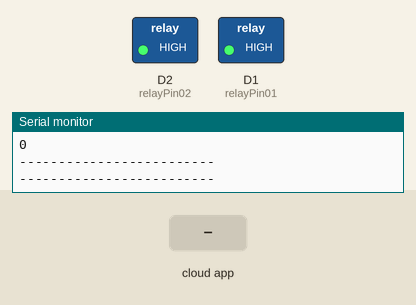
A sketch run on a simulated ESP8266 (NodeMCU). Shown: switched loads named in the sketch (green lamp = pin HIGH), the last lines printed to the serial monitor. Dashed ring = blinking. The test bench sets the inputs (shaded band). WiFi joins after 1.5 s; servers stay silent unless stated; the Firebase database answers and starts empty.

Above: at 3.0 s.
3.1 s: the phone or cloud app sets RIG_02 to 1
At 3.7 s:
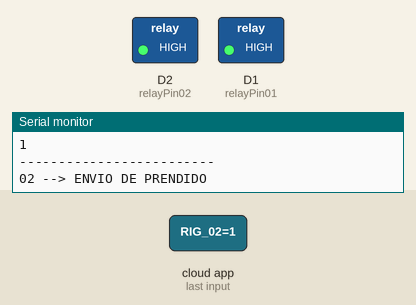
6.1 s: the phone or cloud app sets RIG_01 to 1
At 6.57 s:
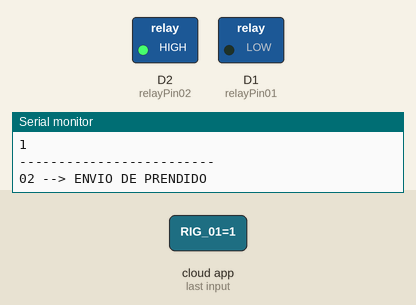
9.1 s: the phone or cloud app sets RIG_02 to 0
At 9.8 s:
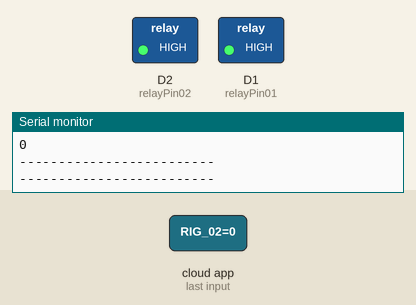
Timing chart, 0 to 12.1 s (numbered marks = the images above; inputs shaded):
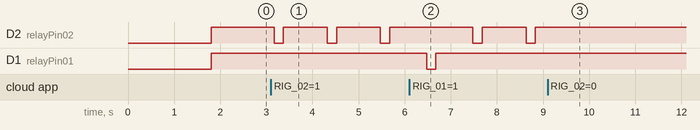

Measured:
- after the input at 3.1 s, D2 (relayPin02): alternates HIGH for 0.95 s and LOW for 0.20 s, starting after 0.07 s
- after the input at 6.1 s, D1 (relayPin01): HIGH → LOW after 0.38 s, → HIGH 0.20 s later
- after the input at 9.1 s, D2 (relayPin02): stops changing and stays HIGH

The sketch:

relay_firebase.ino
```cpp
/**********************************************************************************
 * TITULO: Código ESP8266 - FIREBASE
 * AUTOR: Jhimmy Astoraque Durán
 * DESCRIPCION: Este es el código de este episodio del canal que tambien es parte de la Serie Intermedia del esp8266
 * CANAL YOUTUBE: https://www.youtube.com/c/jadsatv
 * © 2020
 * *******************************************************************************/

#include <ESP8266WiFi.h>
#include "FirebaseESP8266.h"

// Credenciales wifi
const char *ssid = "COVID19"; // nombre de la red
const char *password = "seguridad";
//
//const char *ssid = "Fibertel WiFi732 2.4GHz"; // nombre de la red
//const char *password = "00431929220";

// Credenciales Proyecto Firebase
const char *FIREBASE_HOST = "https://rig-encender-default-rtdb.firebaseio.com/";
const char *FIREBASE_AUTH = "XUJVmLth672S0VKjCFoKJXwBN05NwBZj5CdVee3Z";

// Firebase Data object in the global scope
FirebaseData firebaseData;

const int relayPin01 = D1;
const int relayPin02 = D2;

int ENVIAR01 = 9;
int ENVIAR02 = 9;


void setup()
{
  Serial.begin(115200);
  Serial.println();

  WiFi.begin(ssid, password);

  while (WiFi.status() != WL_CONNECTED)
  {
    Serial.print(".");
    delay(250);
  }

  Serial.print("\nConectado al Wi-Fi");
  Serial.println();
  Serial.println(WiFi.localIP());

  Firebase.begin(FIREBASE_HOST, FIREBASE_AUTH);
  Firebase.reconnectWiFi(true);


  // String nodo1 = "Proyecto1";
  // String nodo2 = "Proyecto2";


 // Firebase.setInt(firebaseData,"NODO01", "RIG_01", 22);
 // Firebase.setInt(firebaseData, "NODO02","RIG_02", 33);

 //Firebase.setBool(firebaseData, nodo1 + "/RIG_01", false);

 //Firebase.setInt(firebaseData, nodo2 + "/RIG_02", 33);

 Firebase.setInt(firebaseData,"RIG_01", 11);
 Firebase.setInt(firebaseData,"RIG_02", 22);


   pinMode(relayPin01, OUTPUT);
   pinMode(relayPin02, OUTPUT);

   digitalWrite(relayPin01, HIGH);
   digitalWrite(relayPin02, HIGH);

}


void loop()

{


  Serial.println("-------------------------");
  Firebase.getInt(firebaseData, "/RIG_02");
  ENVIAR02 = firebaseData.intData();
  Serial.println("VALOR YA DECLARADO 02");
  Serial.println(ENVIAR02);
  Serial.println("-------------------------");


  if (ENVIAR02 == 1) {

 /*   Serial.println("02 --> Led Turned ON");
    Serial.println("esta leyendo: ");
    Serial.println(ENVIAR02);
    digitalWrite(relayPin02, LOW);
  */
 Serial.println("02 --> ENVIO DE PRENDIDO");
      digitalWrite(relayPin02, LOW); // turn on relay with voltage HIGH
      delay(200);              // pause
      digitalWrite(relayPin02, HIGH);  // turn off relay with voltage LOW
      delay(500);
      Firebase.setInt(firebaseData,"RIG_02", 99);
  }

  else if (ENVIAR02 == 0) {
    /*
    Serial.println("02 --> Led Turned OFF");
    Serial.println("esta leyendo: ");
    Serial.println(ENVIAR02);
    digitalWrite(relayPin02, HIGH);
  */
  }

    else if (ENVIAR02 == 3) {
         Serial.println("02 --> ULTRA LARGO");
       digitalWrite(relayPin02, LOW); // turn on relay with voltage HIGH
      delay(9000);              // pause
      digitalWrite(relayPin02, HIGH);  // turn off relay with voltage LOW
      delay(500);
        Firebase.setInt(firebaseData,"RIG_02", 99);
  }


  Serial.println("-------------------------");
  Firebase.getInt(firebaseData, "RIG_01");
  Serial.println(firebaseData.intData());
  ENVIAR01 = firebaseData.intData();
  Serial.println("VALOR YA DECLARADO 01");
  Serial.println(ENVIAR01);
  Serial.println("-------------------------");


  if (ENVIAR01 == 1) {


//    Serial.println("01 --> Led Turned ON");
//    Serial.println("esta leyendo ");
//    Serial.println(ENVIAR01);
//    digitalWrite(relayPin01, LOW);


      Serial.println("02 --> ENVIO DE PRENDIDO");
      digitalWrite(relayPin01, LOW); // turn on relay with voltage HIGH
      delay(200);              // pause
      digitalWrite(relayPin01, HIGH);  // turn off relay with voltage LOW
      delay(500);
      Firebase.setInt(firebaseData,"RIG_01", 99);


  }
  else if (ENVIAR01 == 0) {
//    Serial.println("01 --> Led Turned OFF");
//    Serial.println("esta leyendo ");
//    Serial.println(ENVIAR01);
//    digitalWrite(relayPin01, HIGH);
  }
    else if (ENVIAR01 == 3) {
       Serial.println("01 --> ULTRA LARGO");
       digitalWrite(relayPin01, LOW); // turn on relay with voltage HIGH
      delay(9000);              // pause
      digitalWrite(relayPin01, HIGH);  // turn off relay with voltage LOW
      delay(500);
        Firebase.setInt(firebaseData,"RIG_01", 99);
  }


} // End Loop
```
